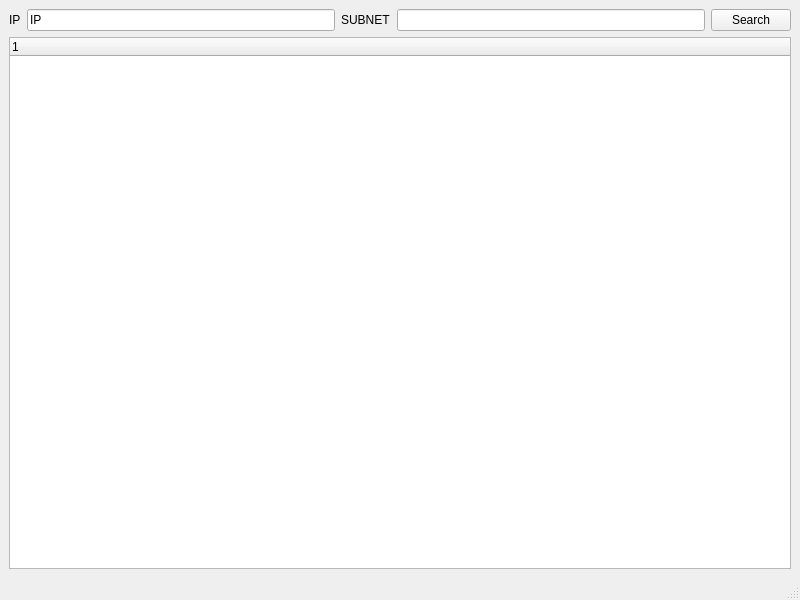
<?xml version="1.0" encoding="UTF-8"?>
<ui version="4.0">
 <class>SearchWindow</class>
 <widget class="QMainWindow" name="SearchWindow">
  <property name="geometry">
   <rect>
    <x>0</x>
    <y>0</y>
    <width>800</width>
    <height>600</height>
   </rect>
  </property>
  <property name="windowTitle">
   <string>SearchWindow</string>
  </property>
  <widget class="QWidget" name="centralwidget">
   <layout class="QVBoxLayout" name="verticalLayout">
    <item>
     <layout class="QHBoxLayout" name="horizontalLayout">
      <item>
       <widget class="QLabel" name="label">
        <property name="text">
         <string>IP</string>
        </property>
       </widget>
      </item>
      <item>
       <widget class="QLineEdit" name="lineEdit_ip">
        <property name="text">
         <string>IP</string>
        </property>
        <property name="readOnly">
         <bool>true</bool>
        </property>
       </widget>
      </item>
      <item>
       <widget class="QLabel" name="label_2">
        <property name="text">
         <string>SUBNET</string>
        </property>
       </widget>
      </item>
      <item>
       <widget class="QLineEdit" name="lineEdit_subnet"/>
      </item>
      <item>
       <widget class="QPushButton" name="pushButton_search">
        <property name="text">
         <string>Search</string>
        </property>
       </widget>
      </item>
     </layout>
    </item>
    <item>
     <widget class="QTreeWidget" name="treeWidget_sharelist">
      <column>
       <property name="text">
        <string notr="true">1</string>
       </property>
      </column>
     </widget>
    </item>
   </layout>
  </widget>
  <widget class="QMenuBar" name="menubar">
   <property name="geometry">
    <rect>
     <x>0</x>
     <y>0</y>
     <width>800</width>
     <height>21</height>
    </rect>
   </property>
  </widget>
  <widget class="QStatusBar" name="statusbar"/>
 </widget>
 <resources/>
 <connections/>
</ui>
